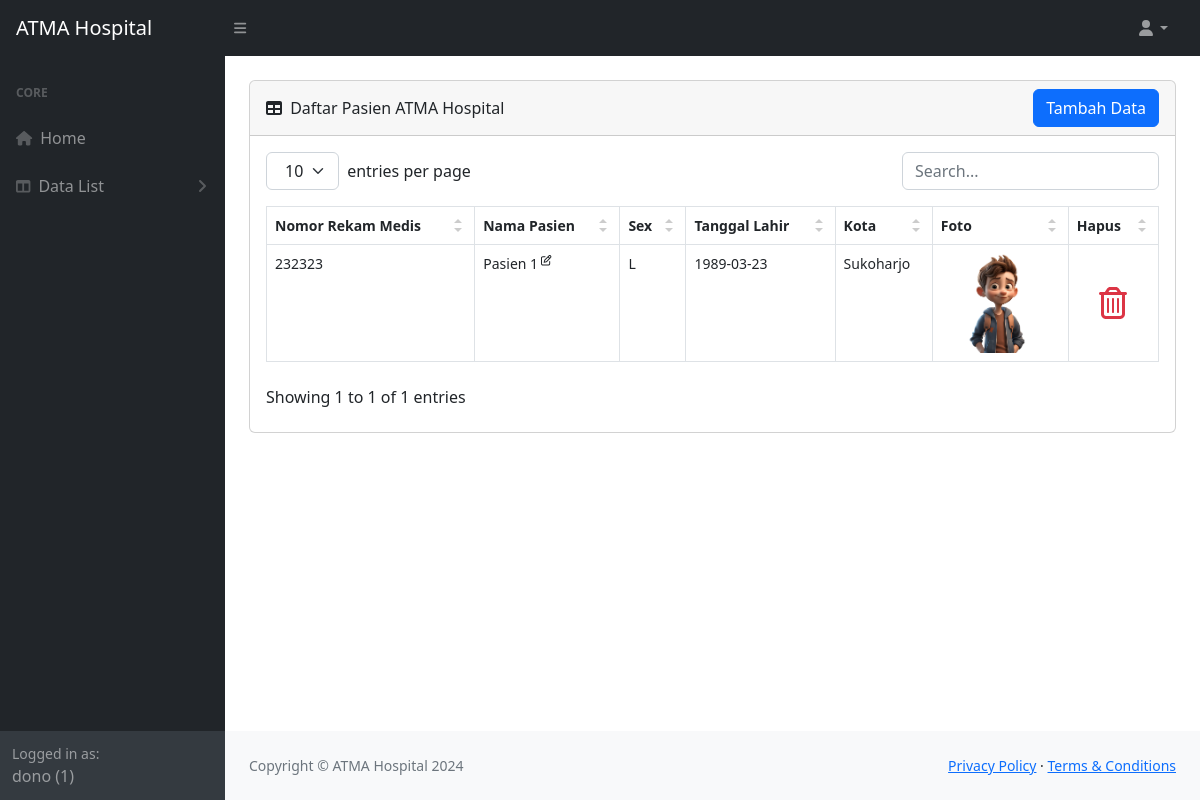
Screenshot of /data_pasien/list_pasien.php (signed in) with the database file from the repository.
### tables this page shows
CREATE TABLE `tbl_pasien` (
  `no_rm` int(6) NOT NULL,
  `nm_pasien` varchar(30) NOT NULL,
  `sex` varchar(1) NOT NULL,
  `tgl_lhr` date NOT NULL,
  `kota_pasien` varchar(5) NOT NULL,
  `foto_pasien` varchar(255) NOT NULL
);

CREATE TABLE `tbl_kota` (
  `kd_kota` varchar(5) NOT NULL,
  `nm_kota` varchar(55) NOT NULL
);

### data_pasien/list_pasien.php (the view, shortened to what this page needs)
<?php require '../a.php'; ?>
<div class="container-fluid px-4">
  <div class="card mb-4 mt-4">
    <div class="card-header">
      <div class="row justify-content-between align-items-center">
        <div class="col-4">
          <i class="fas fa-table me-1"></i>
          Daftar Pasien ATMA Hospital
        </div>
        <div class="col-4 text-end">
          <a href="addPasien.php" class="btn btn-primary">Tambah Data</a>
        </div>
      </div>
    </div>
    <div class="card-body">
      <table id="datatablesSimple">
        <thead>
          <tr>
            <th>Nomor Rekam Medis</th>
            <th>Nama Pasien</th>
            <th>Sex</th>
            <th>Tanggal Lahir</th>
            <th>Kota</th>
            <th>Foto</th>
            <th>Hapus</th>
          </tr>
        </thead>
        <tbody>
          <?php
          $query   = "SELECT * FROM tbl_pasien LEFT JOIN tbl_kota ON tbl_pasien.kota_pasien = tbl_kota.kd_kota ORDER BY nm_pasien";
          $sambung = mysqli_query($theLINK, $query);
          while ($row = mysqli_fetch_array($sambung)) {
            echo "<tr>";
            echo "<td>" . $row['no_rm'] . "</td>";
            echo "<td><a href=\"editPasien.php?no_rm=$row[no_rm]\" class=\"text-decoration-none link-dark\">" . $row['nm_pasien'] . "<sup> <i class=\"fa-regular fa-pen-to-square\"></i></sup></a></td>";
            echo "<td>" . $row['sex'] . "</td>";
            echo "<td>" . $row['tgl_lhr'] . "</td>";
            echo "<td>" . $row['nm_kota'] . "</td>";
            echo "<td class=\"text-center\"><div class=\"d-flex justify-content-center\">
            <img src=\"uploads/" . $row['foto_pasien'] . "\" alt=\"" . $row['foto_pasien'] . "\" width=\"100px\" height=\"100px\">
          </div></td>";
          echo "<td class=\"text-center\">
            <div class=\"d-flex justify-content-center align-items-center\" style=\"height:100px\">
              <a href=\"hapusPasien.php?no_rm=$row[no_rm]\" onclick=\"return confirm('Apakah anda yakin untuk menghapus data $row[nm_pasien]?')\"><i class=\"fa-regular fa-trash-can text-danger\" style=\"font-size:2rem\"></i></a>
            </div>
          </td>";
          echo "</tr>";
        }
        ?>
      </tbody>
    </table>
  </div>
</div>
</div>
<?php require '../b.php'; ?>

### rows the page displays
tbl_pasien: no_rm "232323", nm_pasien "Pasien 1", sex "L", tgl_lhr "1989-03-23", kota_pasien.nm_kota "Sukoharjo", foto_pasien (picture)

### other values shown
$_SESSION['userName'] "dono"
$_SESSION['userLevel'] "1"
